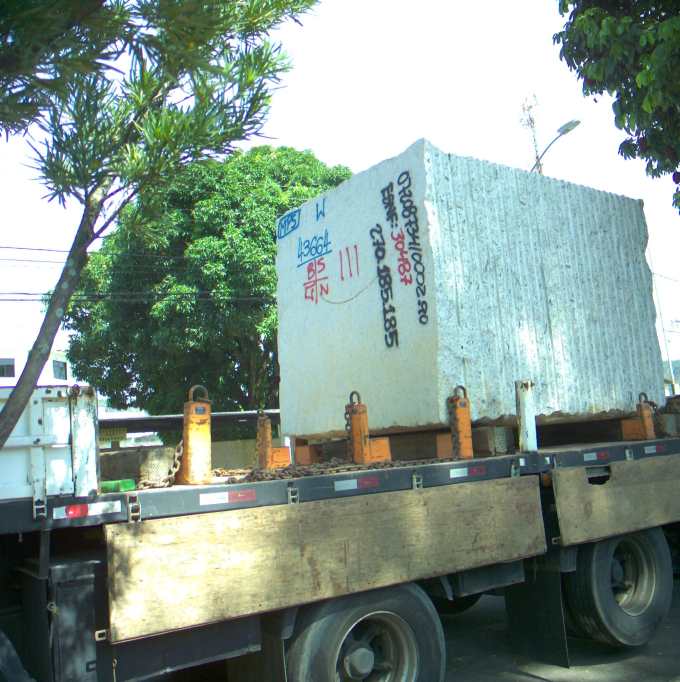
#> input picture materials/Material 09/data/270_left.jpg, 2040 x 2046 px, found by its file name (shown at 1/3 size)
$ python compute_essential_matrix.py
#> lines starting #> are read from the running program, lines starting #| are printed output that depends on the picture; long printed decimals are rounded
# -*- coding: utf-8 -*-
"""compute_essential_matrix.ipynb

Automatically generated by Colaboratory.

Original file is located at
    https://colab.research.google.com/drive/13KhE9lQdrp87MP2nfi0mCGLyAfWBHgVP
"""

import numpy as np
import cv2 as cv
import scipy.io
import sys
from matplotlib import pyplot as plt

"""# Auxiliary functions"""

# Return the skew matrix formed from a 3x1 vector
def skew(vector):
    return np.array([[0, -vector[2], vector[1]],
                     [vector[2], 0, -vector[0]],
                     [-vector[1], vector[0], 0]])


# Estimate Essential Matrix
def estimate_essential (ptsl, ptsr):

    npoints = ptsl.shape[1] #number of columns

    if ptsr.shape[1] != npoints:
        raise ValueError("Number of points don't match.")

    # Essential Metrix Estimation
    # A_nx9.Es_9x1 = 0

    A = np.zeros((npoints, 9))

    if npoints < 9:
        print('Too few mesurements')
        sys.exit(0)

    # Stack the equation for each pair of matchings
    for i in range (npoints):

        # A[i] = [ptsl[0,i]*ptsr[0,i], ptsl[0,i]*ptsr[1,i], ptsl[0,i]*ptsr[2,i],
        #         ptsl[1,i]*ptsr[0,i], ptsl[1,i]*ptsr[1,i], ptsl[1,i]*ptsr[2,i],
        #         ptsl[2,i]*ptsr[0,i], ptsl[2,i]*ptsr[1,i], ptsl[2,i]*ptsr[2,i] ]

        A[i,:] = np.kron(ptsl[:,i],ptsr[:,i])

    # Check the matrix rank
    r = np.linalg.matrix_rank(A)

    if r < 8:
        print('Measurement matrix rank defficient')
        sys.exit(0)


    # Compute the SVD of matrix A
    U,S,V = np.linalg.svd(A, full_matrices=True)
    # Pick the eigenvector corresponding to the smallest eigenvalue
    # Define the first estimation for the Essential matrix
    E1 = V[-1].reshape(3,3).T

    # Compute the SVD of the Essential Matrix
    U,S,V = np.linalg.svd(E1,full_matrices=True)
    # Substitute the diagonal matrix to project the first estimation into the
    # Essential Matrix Space/Domain
    S = np.diag([1,1,0])
    # Compute the new Essential Matrix belonging to the right domain
    E = U.dot(S).dot(V)
    # or
    #E = np.dot(U,np.dot(S,V))

    return E

def estimate_normalized_essential (ptsl, ptsr):

    ptsl_n, Tl = normalize(ptsl)
    ptsr_n, Tr = normalize(ptsr)
    # Estimate essential matrix
    E = estimate_essential (ptsl_n, ptsr_n)
    # reverse normalization
    E = np.dot(Tr.T,np.dot(E,Tl))

    return E/E[2,2]


def calculate_4solutions(E):
# Calculate the four possible solutions
    #print("E: \n", E)

    # Rotation matrix around the Z-axis of pi/2 radians
    W = np.array([[0,-1,0],[1,0,0],[0,0,1]])

    # SVD of the Essential Matrix
    U,S,Vt = np.linalg.svd(E)

    if np.linalg.det(np.dot(U,Vt))<0:
        Vt = -Vt
    # Compute the four possible solutions
    # Two options for rotation:
    #    * R = U·W·Vt
    #    * R = U·W^T·Vt

    # Two option for translation: T and -T
    # T = U[:,2] and -T = -U[:,2]

    RT = [np.vstack((np.dot(U,np.dot(W,Vt)).T,U[:,2])).T,
          np.vstack((np.dot(U,np.dot(W,Vt)).T,-U[:,2])).T,
          np.vstack((np.dot(U,np.dot(W.T,Vt)).T,U[:,2])).T,
          np.vstack((np.dot(U,np.dot(W.T,Vt)).T,-U[:,2])).T]

    print('Print the four solutions:\n')
    print(RT[0] ,'\n')
    print(RT[1] ,'\n')
    print(RT[2] ,'\n')
    print(RT[3] ,'\n')

    return RT


# Normalize the points
def normalize(pts):

    # to be sure that the last line is all of ones - homogeneous coordinates
    pts = pts / pts[2]

    npoints = pts.shape[1] # number of columns
    # Calculate the Centroid
    #centx = np.sum (pts[0,:])/npoints
    #centy = np.sum (pts[1,:])/npoints
    centroid = np.mean(pts[:2],axis=1)
    # Calculation of the  mean distance in relation to the centroid
    dist_med = sum(np.sqrt((pts[0,:] - centroid[0])**2 + (pts[1,:] - centroid[1])**2))/npoints
    # Scale to make the mean distance equal to  sqrt(2)
    esc = np.sqrt(2)/dist_med
    esc = np.sqrt(2)/np.std(pts[:2])
    # Normalization matrix
    T = np.array([[esc, 0, -esc*centroid[0]],[0, esc, -esc*centroid[1]],[ 0, 0, 1]])

    #Normalized points
    pts_norm = np.dot(T,pts)

    return pts_norm,T


# Drawlines in the images
def drawlines(img1,img2,lines,pts1,pts2):
    ''' img1 - image on which we draw the epilines for the points in img2
        lines - corresponding epilines '''
    r,c,ch = img1.shape

    img1 = cv.cvtColor(img1,cv.COLOR_RGB2GRAY)
    img2 = cv.cvtColor(img2,cv.COLOR_RGB2GRAY)
    img1 = cv.cvtColor(img1,cv.COLOR_GRAY2BGR)
    img2 = cv.cvtColor(img2,cv.COLOR_GRAY2BGR)

    for r,pt1,pt2 in zip(lines,pts1,pts2):
        color = tuple(np.random.randint(0,255,3).tolist())
        x0,y0 = map(int, [0, -r[2]/r[1] ])
        x1,y1 = map(int, [c, -(r[2]+r[0]*c)/r[1] ])
        img1 = cv.line(img1, (x0,y0), (x1,y1), color,1)
        img1 = cv.circle(img1,tuple([int(pt1[0]),int(pt1[1])]),5,color,-1)
        img2 = cv.circle(img2,tuple([int(pt2[0]),int(pt2[1])]),5,color,-1)
    return img1,img2


def draw_epipolarlines (img1,img2,pts1,pts2,F):

    r,c,ch = img1.shape

    img1 = cv.cvtColor(img1,cv.COLOR_RGB2GRAY)
    img2 = cv.cvtColor(img2,cv.COLOR_RGB2GRAY)
    img1 = cv.cvtColor(img1,cv.COLOR_GRAY2BGR)
    img2 = cv.cvtColor(img2,cv.COLOR_GRAY2BGR)

    # Find epilines corresponding to points in right image (second image) and
    # drawing its lines on left image
    lines1 = cv.computeCorrespondEpilines(pts2.reshape(-1,1,2), 2,F)
    lines1 = lines1.reshape(-1,3)
    img5,img6 = drawlines(img1,img2,lines1,pts1,pts2)
    # Find epilines corresponding to points in left image (first image) and
    # drawing its lines on right image
    lines2 = cv.computeCorrespondEpilines(pts1.reshape(-1,1,2), 1,F)
    lines2 = lines2.reshape(-1,3)
    img3,img4 = drawlines(img2,img1,lines2,pts2,pts1)
    fig=plt.figure(figsize=(18,10))
    fig.add_subplot(1,2,1)
    plt.imshow(img5)
    fig.add_subplot(1,2,2)
    plt.imshow(img3)

    return


def triangulate_point(ptsl,ptsr,Pl,Pr):
    """ Point pair triangulation from
    least squares solution. """
    M = np.zeros((6,6))
    M[:3,:4] = Pl
    M[3:,:4] = Pr
    M[:3,4] = -ptsl
    M[3:,5] = -ptsr
    U,S,V = np.linalg.svd(M)
    X = V[-1,:4]
    return X / X[3]

def triangulate(ptsl,ptsr,Pl,Pr):
    """ Two-view triangulation of points in
    x1,x2 (3*n homog. coordinates). """

    n = ptsl.shape[1]
    if ptsr.shape[1] != n:
      raise ValueError("Number of points don't match.")

    X = [ triangulate_point(ptsl[:,i],ptsr[:,i],Pl,Pr) for i in range(n)]

    return np.array(X).T

def select_solution (ptsl,ptsr,Pl,Pr):

    # pick the solution with points in front of cameras
    ind = 0
    maxres = 0
    for i in range(4):
      # triangulate inliers and compute depth for each camera
      X = triangulate(ptsl,ptsr,Pl,Pr[i])
      d1 = np.dot(Pl,X)[2]
      d2 = np.dot(Pr[i],X)[2]

      if (np.sum(d1>0)+np.sum(d2>0)) > maxres:
          maxres = np.sum(d1>0)+np.sum(d2>0)
          ind = i
          infront = (d1>0) & (d2>0)

    Tfinal = Pr[ind][:,3]
    Rfinal = Pr[ind][:,0:3]

    return ind, Tfinal, Rfinal


# Check the positive depth constraint
def verify_positive_depth(ptsmetric_left,ptsmetric_right,RT):
    ##########
    # Select the correct solution
    ####
    # pick the correct solution based on positive depth constraint
    # there are two ways (below 2. is used):
    # 1. Compute both scales and pick the solution where the majority is
    #    positive in both frames
    # 2. Compute volume, which has to be positive if the two scales have
    #    the same sign and then check whether one of the scale is positive
    #    (similar solution suggested by Kanatani, 1993 book).
    ######################
    lin,col = ptsmetric_left.shape
    npoints = col
    index = 0
    posdepth = np.zeros(4)

    for i in range(4):
        alpha1 = np.zeros((npoints,1))
        alpha2 = np.zeros((npoints,1))

        R = RT[i][:,0:3]
        t = RT[i][:,3]

        for j in range(npoints):
            ptsR_hat = skew(ptsmetric_right[:,j])
            ptsL = ptsmetric_left[:,j]
            ptsR = ptsmetric_right[:,j]
            RptsL_hat = skew(R.dot(ptsL))

            alpha1[j] = ((-ptsR_hat.dot(t)).T).dot(ptsR_hat.dot(R).dot(ptsL))/(np.linalg.norm(ptsR_hat.dot(t))**2)
            alpha2[j] = (RptsL_hat.dot(ptsR)).T.dot(RptsL_hat.dot(t))/(np.linalg.norm(RptsL_hat.dot(ptsR))**2)

        depth = np.sum(alpha1>0)
        depth2 = np.sum(alpha2>0)
        posdepth[i] = depth + depth2


    index = np.argmax(posdepth)

    Tfinal = RT[index][:,3]
    Rfinal = RT[index][:,0:3]
    return index,Tfinal,Rfinal

"""# Example Cases"""

# [88 lines left out: functions case_one, case_two, not called in this run]

def case_three():

    #Read images
    imgl = cv.imread('270_left.jpg')  #queryimage # left image
#> imgl is the input picture: shape (2046, 2040, 3); mean B, G, R 140.3, 149.5, 131.3
    imgr = cv.imread('270_right.jpg') #trainimage # right image
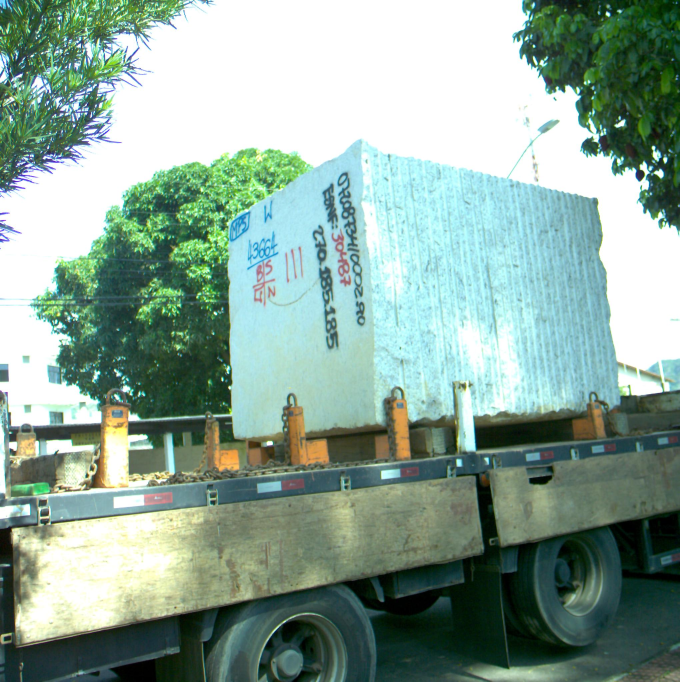
#> input picture materials/Material 09/data/270_right.jpg, 2040 x 2046 px, found by its file name (shown at 1/3 size)
#> imgr is the input picture: shape (2046, 2040, 3); mean B, G, R 153.4, 165.7, 140.1

    img_size = imgl.shape
    imgl = cv.resize(imgl, (int(img_size[1]/4), int(img_size[0]/4)))
#> imgl: shape (511, 510, 3)

    img_size = imgr.shape
    imgr = cv.resize(imgr, (int(img_size[1]/4), int(img_size[0]/4)))
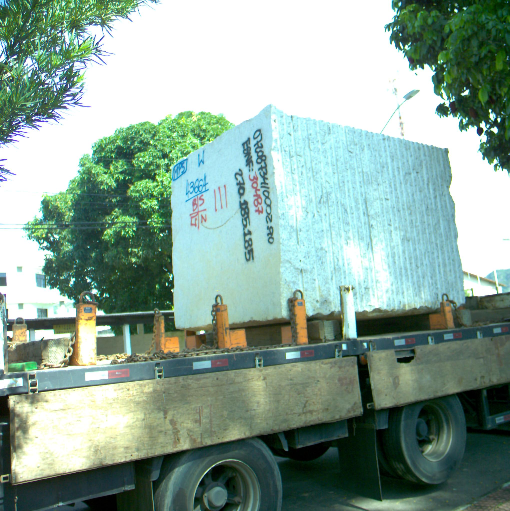
#> imgr: shape (511, 510, 3); mean B, G, R 153.3, 165.6, 140


    Kl = np.array([[ 2.24534083e+03, -1.86235000e-01,  1.00832942e+03],
                   [ 0.00000000e+00,  2.24106139e+03,  1.02170932e+03],
                   [ 0.00000000e+00,  0.00000000e+00,  1.00000000e+00]])

    Kr = np.array([[2.24011968e+03, 2.23877000e-01, 1.01598269e+03],
                   [0.00000000e+00, 2.23629070e+03, 1.03758278e+03],
                   [0.00000000e+00, 0.00000000e+00, 1.00000000e+00]])

    # Correct intrinsic parameters due to resizing images
    Kl = Kl/4
    Kl [-1,-1] = 1
    Kr = Kr/4
    Kr [-1,-1] = 1

    Rmat = np.array([[ 0.999995, -0.002636, -0.001449],
                     [ 0.002633,  0.999995, -0.001937],
                     [ 0.001455,  0.001933,  0.999997]])
    Tr = np.array([-4.17709527e+02,-8.92217000e-01,-1.37416000e-01])
    Tr = Tr/np.linalg.norm(Tr)
    T_hat = skew(Tr)

    # find the keypoints and descriptors with SIFT
    sift = cv.SIFT_create()
    kp1, des1 = sift.detectAndCompute(imgl,None)
#> kp1 = 2086 keypoints; strongest (x, y, size): (203, 265, 2), (428, 5, 3.2), (100, 289, 2.8), (101, 27, 1.9)
    kp2, des2 = sift.detectAndCompute(imgr,None)
#> kp2 = 1952 keypoints; strongest (x, y, size): (495, 130, 3.9), (456, 10, 2.2), (499, 120, 2.3), (480, 131, 4.3)

    # Solve matching between detected points in both images
    # FLANN parameters
    FLANN_INDEX_KDTREE = 1
    index_params = dict(algorithm = FLANN_INDEX_KDTREE, trees = 5)
    search_params = dict(checks=50)
    flann = cv.FlannBasedMatcher(index_params,search_params)
    matches = flann.knnMatch(des1,des2,k=2)
#> matches = 2086 matches
    good = []
    ptsl = []
    ptsr = []

    # Select good matches
    # ratio test as per Lowe's paper
    for i,(m,n) in enumerate(matches):

        if m.distance < 0.7*n.distance:
            good.append(m)
            ptsr.append(kp2[m.trainIdx].pt)
            ptsl.append(kp1[m.queryIdx].pt)
#> after the loop, good = 472 matches; ptsl = 472 pairs, first value 22.14 to 501.1, second value 5.77 to 500.9; ptsr = 472 pairs, first value 9.63 to 497.4, second value 4.69 to 502.3


    ptsl = np.int32(ptsl).T
    ptsr = np.int32(ptsr).T

    return imgl,imgr,Kl,Kr,ptsl,ptsr,T_hat,Tr,Rmat

"""# Main program with the 3 examples"""

##################### Main ###################


CASE = 3

if CASE == 1:
    imgl0,imgr0,Kl,Kr,ptsl,ptsr,T_hat,Tr,Rmat = case_one()

if CASE == 2:
    imgl0,imgr0,Kl,Kr,ptsl,ptsr,T_hat,Tr,Rmat = case_two()

if CASE == 3:
    imgl0,imgr0,Kl,Kr,ptsl,ptsr,T_hat,Tr,Rmat = case_three()
#> Kl = [[561.3, -0.0466, 252.1], [0, 560.3, 255.4], [0, 0, 1]]; Kr = [[560, 0.056, 254], [0, 559.1, 259.4], [0, 0, 1]]; T_hat = [[0, 0.000329, -0.00214], [-0.000329, 0, 1], [0.00214, -1, 0]]; Tr = [-1, -0.00214, -0.000329]; Rmat = [[1, -0.00264, -0.00145], [0.00263, 1, -0.00194], [0.00145, 0.00193, 1]]


# Show images and plot points
imgl = cv.cvtColor(imgl0,cv.COLOR_BGR2RGB)
imgr = cv.cvtColor(imgr0, cv.COLOR_BGR2RGB)
ydim = imgl.shape[0]
xdim = imgl.shape[1]


plt.figure(figsize=(18,10))
plt.subplot(121)
plt.imshow(imgl)
plt.plot(ptsl[0,:],ptsl[1,:],'b*')
plt.subplot(122)
plt.imshow(imgr)
plt.plot(ptsr[0,:],ptsr[1,:],'m*')


# compute image coordinates in metric
Kl_inv = np.linalg.inv(Kl)
#> Kl_inv = [[0.00178, 1.48e-07, -0.449], [0, 0.00178, -0.456], [0, 0, 1]]
Kr_inv = np.linalg.inv(Kr)
#> Kr_inv = [[0.00179, -1.79e-07, -0.453], [0, 0.00179, -0.464], [0, 0, 1]]

lin,col = ptsl.shape
npoints = col

ptsl_m = np.dot(Kl_inv,np.vstack((ptsl,np.ones((1,npoints)))))
ptsr_m = np.dot(Kr_inv,np.vstack((ptsr,np.ones((1,npoints)))))


#Estimate the Essential matrix using our method
print('\n##############################################')
print('Essential Matrix estimation using our method')
print('##############################################\n')

E = estimate_normalized_essential(ptsl_m, ptsr_m)
#> in normalize, `centroid = np.mean(pts[:2],axis=1)`: centroid = [0.0613, 0.0637]
#> in normalize, `dist_med = sum(np.sqrt((pts[0,:] - centroid[0])**2 + (pts[1,:] - centr..`: dist_med = 0.277
#> in normalize, `esc = np.sqrt(2)/dist_med`: esc = 5.11
#> in normalize, `esc = np.sqrt(2)/np.std(pts[:2])`: esc = 6.74
#> in normalize, `T = np.array([[esc, 0, -esc*centroid[0]],[0, esc, -esc*centroid[1]],[ ..`: T = [[6.74, 0, -0.413], [0, 6.74, -0.43], [0, 0, 1]]
#> in estimate_normalized_essential, `ptsr_n, Tr = normalize(ptsr)`: Tr = [[6.53, 0, 0.0912], [0, 6.53, -0.382], [0, 0, 1]]
#> in estimate_essential, `r = np.linalg.matrix_rank(A)`: r = 9
#> in estimate_essential, `U,S,V = np.linalg.svd(A, full_matrices=True)`:
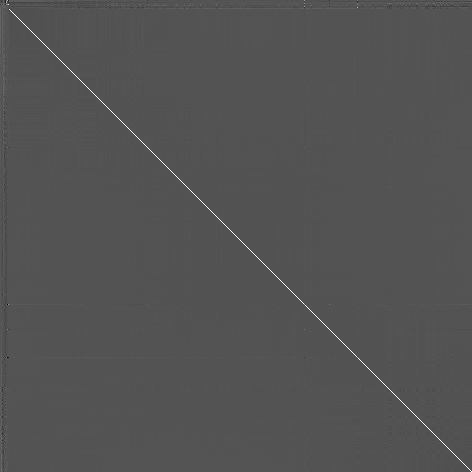
#> U: shape (472, 472) float64; min -0.486, max 0.995, mean 4.7e-05; drawn with min black and max white
#> in estimate_essential, `U,S,V = np.linalg.svd(A, full_matrices=True)`: S = [85.02, 53.2, 49.46, 37.76, 34.67, 12.44, 8.47, 6.35, 3.35]
#> in estimate_essential, `E1 = V[-1].reshape(3,3).T`: E1 = [[0.000106, -0.232, -0.213], [0.235, -0.0142, -0.655], [0.226, 0.604, -0.0178]]
#> in estimate_essential, `U,S,V = np.linalg.svd(E1,full_matrices=True)`: U = [[-0.268, -0.361, -0.893], [-0.952, -0.04, 0.302], [-0.145, 0.932, -0.333]]; S = [0.731, 0.683, 0.00473]; V = [[-0.351, -0.0161, 0.936], [0.294, 0.947, 0.127], [-0.889, 0.32, -0.328]]
#> in estimate_essential, `E = U.dot(S).dot(V)`: E = [[-0.012, -0.337, -0.297], [0.323, -0.0226, -0.897], [0.325, 0.885, -0.0174]]
#> in estimate_normalized_essential, `E = np.dot(Tr.T,np.dot(E,Tl))`: E = [[-0.527, -14.85, -0.959], [14.21, -0.994, -6.66], [1.35, 5.82, -0.155]]
#> E = [[3.39, 95.51, 6.17], [-91.4, 6.39, 42.83], [-8.71, -37.42, 1]]

print('Essential Matrix')
print(E,'\n')
#| [[  3.389  95.513   6.167]
#|  [-91.395   6.392  42.833]
#|  [ -8.705 -37.416   1.        ]]

# Calculate the four possible solutions
RT = calculate_4solutions(E)
#> in calculate_4solutions, `U,S,Vt = np.linalg.svd(E)`: U = [[-0.805, 0.465, 0.368], [-0.524, -0.849, -0.0746], [0.278, -0.253, 0.927]]; S = [103.8, 100.5, 8.81e-16]; Vt = [[0.411, -0.873, -0.261], [0.809, 0.482, -0.336], [0.419, -0.0733, 0.905]]
#| [[ 0.9973 -0.04468 -0.05866  0.3681 ]
#|  [ 0.04347  0.9988 -0.02169 -0.07463]
#|  [ 0.05956   0.01908  0.998  0.9268 ]]
#| [[ 0.9973 -0.04468 -0.05866 -0.3681 ]
#|  [ 0.04347  0.9988 -0.02169  0.07463]
#|  [ 0.05956   0.01908  0.998 -0.9268 ]]
#| [[-0.6888 -0.009282  0.7249  0.3681 ]
#|  [-0.106 -0.9879  -0.1134 -0.07463]
#|  [ 0.7171 -0.1549  0.6795   0.9268 ]]
#| [[-0.6888 -0.009282  0.7249 -0.3681 ]
#|  [-0.106 -0.9879  -0.1134  0.07463]
#|  [ 0.7171 -0.1549  0.6795  -0.9268 ]]
#> RT = 4 items

# Select the right solution using the positive depth constraint
index,Tfinal,Rfinal = verify_positive_depth(ptsl_m,ptsr_m,RT)
#> the loop in verify_positive_depth, `for i in range(4):` made 4 passes
#> (t, depth) on passes 1 to 4: ([0.368, -0.0746, 0.927], 81), ([-0.368, 0.0746, -0.927], 391), ([0.368, -0.0746, 0.927], 1), ([-0.368, 0.0746, -0.927], 471)
#> after the loop in verify_positive_depth, `for i in range(4):`: posdepth = [164, 780, 473, 471]
#> in verify_positive_depth, `index = np.argmax(posdepth)`: index = 1
#> in verify_positive_depth, `Tfinal = RT[index][:,3]`: Tfinal = [-0.368, 0.0746, -0.927]
#> in verify_positive_depth, `Rfinal = RT[index][:,0:3]`: Rfinal = [[0.997, -0.0447, -0.0587], [0.0435, 0.999, -0.0217], [0.0596, 0.0191, 0.998]]
#> index = 1; Tfinal = [-0.368, 0.0746, -0.927]

P1 = np.array([[1,0,0,0],[0,1,0,0],[0,0,1,0]])
ind_test,T_test,R_test = select_solution (ptsl_m,ptsr_m,P1,RT)
#> the loop in select_solution, `for i in range(4):` made 4 passes
#> maxres on passes 1 to 2: 164, 780
#> after the loop in select_solution, `for i in range(4):`: ind = 1; maxres = 780
#> in select_solution, `Tfinal = Pr[ind][:,3]`: Tfinal = [-0.368, 0.0746, -0.927]
#> ind_test = 1; T_test = [-0.368, 0.0746, -0.927]; R_test has the same summary as Rfinal in verify_positive_depth

print('Final solution using our method has the index: ', index)
#| Final solution using our method has the index:  1
print(Tfinal)
#| [-0.3681   0.07463 -0.9268 ]
print(Rfinal,'\n')
#| [[ 0.9973 -0.04468 -0.05866]
#|  [ 0.04347  0.9988 -0.02169]
#|  [ 0.05956   0.01908  0.998]]

print('Another solution using triangulation: ', ind_test)
#| Another solution using triangulation:  1
print(T_test)
#| [-0.3681   0.07463 -0.9268 ]
print(R_test)
#| [[ 0.9973 -0.04468 -0.05866]
#|  [ 0.04347  0.9988 -0.02169]
#|  [ 0.05956   0.01908  0.998]]

# Draw epipolar lines
pts1 = ptsl[0:2,:].T
#> pts1 = 472 pairs, first value 22 to 501, second value 5 to 500
pts2 = ptsr[0:2,:].T
#> pts2 = 472 pairs, first value 9 to 497, second value 4 to 502
# Compute the Fundamental Matrix
F = (np.linalg.inv(Kr.T)).dot(E).dot(Kl_inv)   # F = (Kr^-T).E.(Kl^-1)
#> F = [[1.08e-05, 0.000304, -0.0695], [-0.000291, 2.04e-05, 0.145], [0.0573, -0.149, 2.04]]

draw_epipolarlines (imgl,imgr,pts1,pts2,F)
#> in draw_epipolarlines, `lines1 = cv.computeCorrespondEpilines(pts2.reshape(-1,1,2), 2,F)`: lines1 = 472 rows, first 8: [-1, 0.0123, 509.4], [-0.908, -0.419, 552.9], [-0.908, -0.419, 552.9], [-0.104, -0.995, 261.9], [0.946, -0.325, -415.8], [-0.112, -0.994, 265.8], [-0.339, -0.941, 371], [-0.0228, -1, 221.6]
#> the loop in drawlines, `for r,pt1,pt2 in zip(lines,pts1,pts2):` made 472 passes
#> (r, pt1, pt2, color, y0, y1) on passes 1 to 3: ([-1, 0.0123, 509.4], [22, 349], [473, 276], (172, 47, 117), -41580, 48), ([-0.908, -0.419, 552.9], [59, 165], [459, 248], (192, 67, 251), 1317, 214), ([-0.908, -0.419, 552.9], [60, 162], [459, 248], (195, 103, 9), 1317, 214)
#> after the loop in drawlines, `for r,pt1,pt2 in zip(lines,pts1,pts2):`:
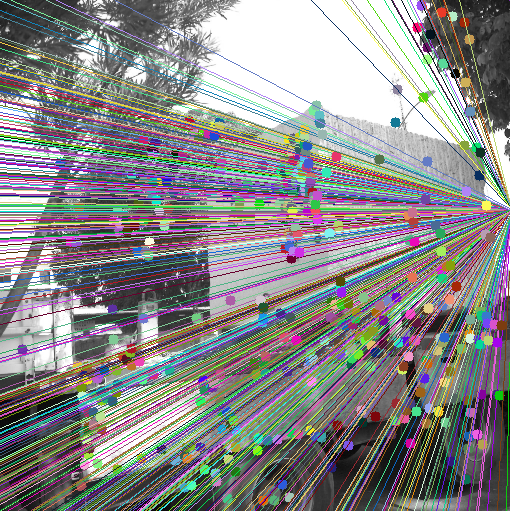
#> img1: shape (511, 510, 3); mean B, G, R 136.8, 136.1, 137.2
#> after the loop in drawlines, `for r,pt1,pt2 in zip(lines,pts1,pts2):`:
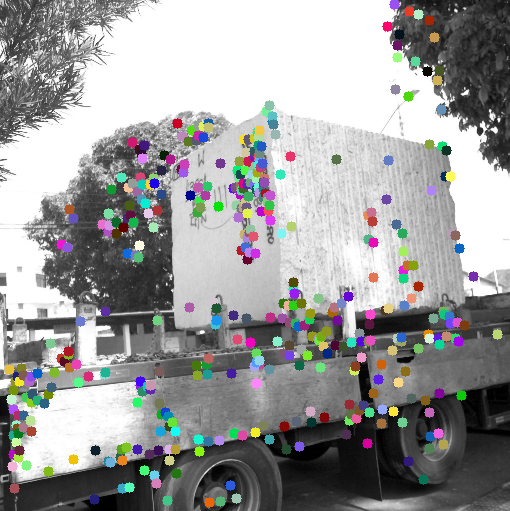
#> img2: shape (511, 510, 3); mean B, G, R 155.1, 155.3, 155.1
#> in draw_epipolarlines, `lines2 = cv.computeCorrespondEpilines(pts1.reshape(-1,1,2), 1,F)`: lines2 = 472 rows, first 8: [0.247, 0.969, -325.2], [-0.141, 0.99, -145.3], [-0.148, 0.989, -141.7], [0.036, 0.999, -231.4], [0.464, 0.886, -410.9], [0.0417, 0.999, -234.1], [0.313, 0.95, -352.7], [-0.0444, 0.999, -193]
#> the loop in drawlines (call 2), `for r,pt1,pt2 in zip(lines,pts1,pts2):` made 472 passes
#> (r, pt1, pt2, color, y0, y1) on passes 1 to 3: ([0.247, 0.969, -325.2], [473, 276], [22, 349], (103, 191, 187), 335, 205), ([-0.141, 0.99, -145.3], [459, 248], [59, 165], (129, 146, 181), 146, 219), ([-0.148, 0.989, -141.7], [459, 248], [60, 162], (28, 192, 85), 143, 219)
#> pass 1, in drawlines (call 2), `img1 = cv.line(img1, (x0,y0), (x1,y1), color,1)`:
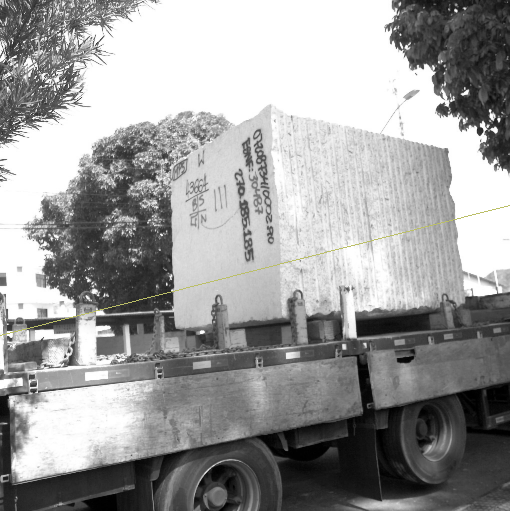
#> img1: shape (511, 510, 3); mean B, G, R 156.4, 156.6, 156.6
#> pass 2, in drawlines (call 2), `img1 = cv.line(img1, (x0,y0), (x1,y1), color,1)`:
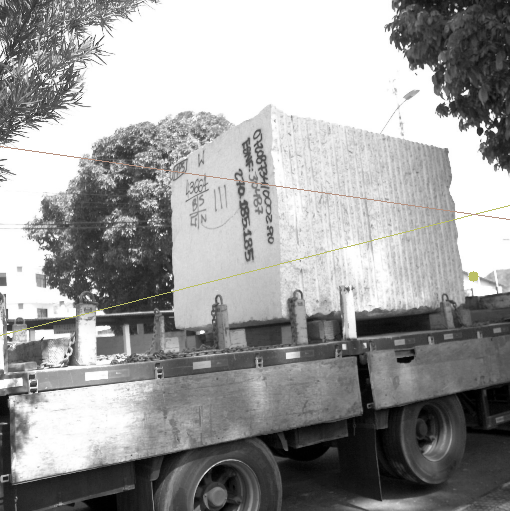
#> img1: shape (511, 510, 3); mean B, G, R 156.2, 156.5, 156.5
#> (the rest of the program and of its run is left out)
